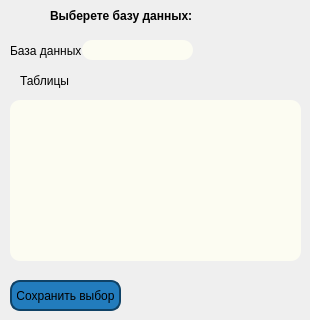
         <widget class="QWidget" name="database_change">
          <widget class="QLabel" name="label_8">
           <property name="geometry">
            <rect>
             <x>10</x>
             <y>40</y>
             <width>71</width>
             <height>21</height>
            </rect>
           </property>
           <property name="text">
            <string>База данных</string>
           </property>
          </widget>
          <widget class="QLabel" name="label_9">
           <property name="geometry">
            <rect>
             <x>20</x>
             <y>70</y>
             <width>51</width>
             <height>21</height>
            </rect>
           </property>
           <property name="text">
            <string>Таблицы</string>
           </property>
          </widget>
          <widget class="QTableWidget" name="tabledatabase">
           <property name="geometry">
            <rect>
             <x>10</x>
             <y>100</y>
             <width>291</width>
             <height>161</height>
            </rect>
           </property>
           <property name="styleSheet">
            <string notr="true">background: #fcfcf2;   border-radius: 10px</string>
           </property>
          </widget>
          <widget class="QLabel" name="label_5">
           <property name="geometry">
            <rect>
             <x>50</x>
             <y>0</y>
             <width>151</width>
             <height>31</height>
            </rect>
           </property>
           <property name="font">
            <font>
             <weight>75</weight>
             <bold>true</bold>
            </font>
           </property>
           <property name="text">
            <string>Выберете базу данных:</string>
           </property>
          </widget>
          <widget class="QPushButton" name="save_change_database_button">
           <property name="geometry">
            <rect>
             <x>10</x>
             <y>280</y>
             <width>111</width>
             <height>31</height>
            </rect>
           </property>
           <property name="styleSheet">
            <string notr="true">QPushButton {
    border: 2px solid #0f4266;
    border-radius: 10px;
    background: #227cbd;
    padding: 5px;
    }

QPushButton:hover {
    background: #31c3d6;
    }</string>
           </property>
           <property name="text">
            <string>Сохранить выбор</string>
           </property>
          </widget>
          <widget class="QLineEdit" name="change_database">
           <property name="geometry">
            <rect>
             <x>82</x>
             <y>40</y>
             <width>111</width>
             <height>20</height>
            </rect>
           </property>
           <property name="styleSheet">
            <string notr="true">background: #fcfcf2;   border-radius: 10px</string>
           </property>
          </widget>
         </widget>
